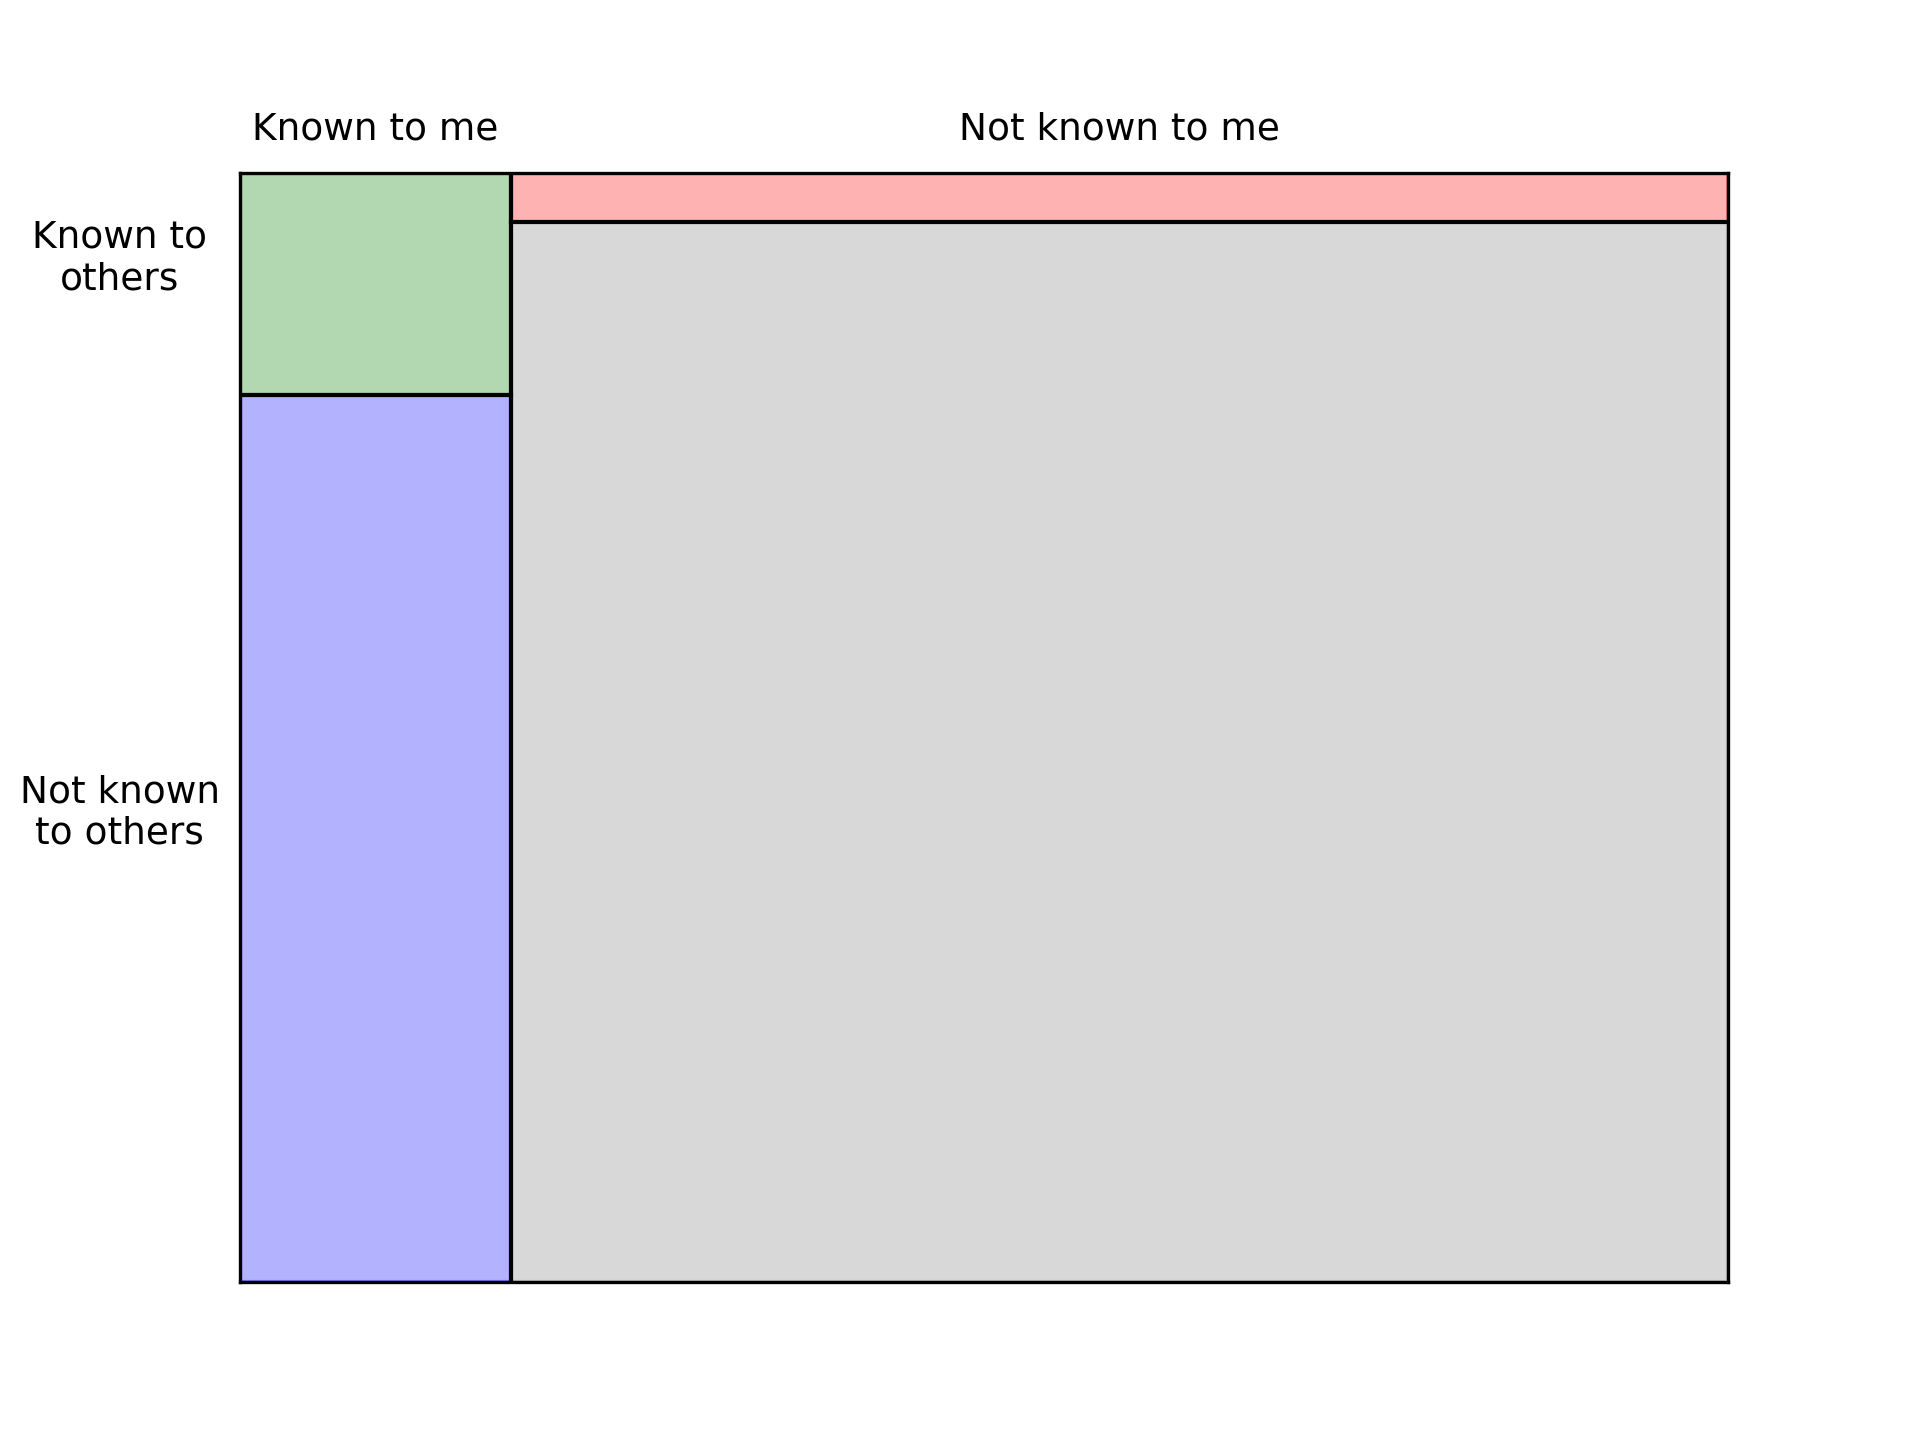

Generate this figure with Python:
import numpy as np
import matplotlib.pyplot as plt
import matplotlib

myself = ["timid", "cowardly", "insecure", "panicky", "insensitive",
          "passive", "dispassionate", "childish", "boastful", "smug"]
other = ["boastful", "smug", "cold", "humourless"]
all_adj = ["incompetent", "intolerant", "inflexible", "timid", "cowardly",
           "violent", "aloof", "glum", "stupid", "simple",
           "insecure", "irresponsible", "vulgar", "lethargic", "withdrawn",
           "hostile", "selfish", "unhappy", "unhelpful", "cynical",
           "needy", "unimaginative", "inane", "brash", "cruel",
           "ignorant", "irrational", "distant", "childish", "boastful",
           "blase", "imperceptive", "chaotic", "impatient", "weak",
           "embarrassed", "loud", "vacuous", "panicky", "unethical",
           "insensitive", "self-satisfied", "passive", "smug", "rash",
           "dispassionate", "overdramatic", "dull", "predictable", "callous",
           "inattentive", "unreliable", "cold", "foolish", "humourless"]

mat11 = list(set(myself) & set(other))
mat21 = list(set(myself) - set(mat11))
mat12 = list(set(other) - set(mat11))
mat22 = list(set(all_adj) - set(myself).union(other))

print("Known to others-Known to self (11)")
print(mat11)
print("\nKnown to others-Not known to self (12)")
print(mat12)
print("\nNot known to others-Known to self (21)")
print(mat21)
print("\nNot known to others-Not known to self (22)")
print(mat22)

mat = np.matrix([[len(mat11), len(mat12)], [len(mat21), len(mat22)]])
print("\nThe window:")
print(mat)

x = np.sqrt(55)
y = np.sqrt(55)

A11 = mat[0, 0]
A12 = mat[0, 1]
A21 = mat[1, 0]
A22 = mat[1, 1]
x1 = x * (A11 + A21) / 55
y1 = A21 / x1
y2 = A22 / (55 / y - x1)

fig = plt.figure()
plt.xlim(0, x)
plt.ylim(0, y)
plt.plot([x1, x1], [0, y], color="black", linewidth=1)
plt.plot([0, x1], [y1, y1], color="black", linewidth=1)
plt.plot([x1, x], [y2, y2], color="black", linewidth=1)
plt.axvspan(0, x1, ymin=y1/y, ymax=1, alpha=0.3, color='green')
plt.axvspan(x1, x, ymin=y2/y, ymax=1, alpha=0.3, color='red')
plt.axvspan(0, x1, ymin=0, ymax=y1/y, alpha=0.3, color='blue')
plt.axvspan(x1, x, ymin=0, ymax=y2/y, alpha=0.3, color='gray')
plt.text(0.5 * x1, 1.03 * y, "Known to me", fontsize=9, ha="center", wrap=True)
plt.text(0.5 * (x + x1), 1.03 * y, "Not known to me", fontsize=9, ha="center", wrap=True)
plt.text(-0.6, 0.5 * (y + y1), "Known to others", fontsize=9, ha="center", wrap=True)
plt.text(-0.6, 0.5 * y1, "Not known to others", fontsize=9, ha="center", wrap=True)
ax = plt.gca()
ax.axes.xaxis.set_visible(False)
ax.axes.yaxis.set_visible(False)
plt.savefig("JohariWindow.png", dpi=300)
plt.show()
